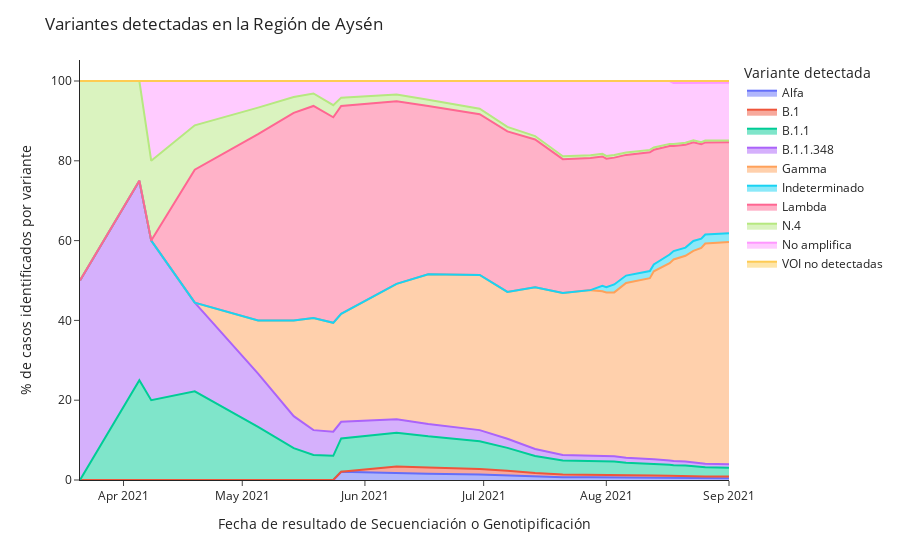

Notebook code for this chart:
### Code cell
px.area(df_variantes_clean.groupby(['fecha_resultado_secuenciacion_genotipificacion', 'variante_linaje']).count()[['n_documento']].reset_index().pivot(
    index='fecha_resultado_secuenciacion_genotipificacion',
    columns='variante_linaje', 
    values=['n_documento']
).fillna(0).cumsum().clean_names().rename(
    columns={
        'alfa':'Alfa',
        'b_1':'B.1',
        'b_1_1':'B.1.1',
        'b_1_1_348':'B.1.1.348',
        'gamma':'Gamma',
        'indeterminado':'Indeterminado',
        'lambda':'Lambda',
        'n_4':'N.4',
        'no_amplifica':'No amplifica',
        'no_se_detectan_mutaciones_para_variantes_de_interes_por_parte_de_este_kit':'VOI no detectadas'
            })['n_documento'],
        labels={'variante_linaje':'Variante detectada'},
        groupnorm='percent'
       ).update_layout(
    title= 'Variantes detectadas en la Región de Aysén',
    yaxis_title='% de casos identificados por variante',
    xaxis_title='Fecha de resultado de Secuenciación o Genotipificación',
    template='simple_white',
    
    
)

### Figure 1 — Plotly figure (JSON) as saved in the notebook; plotly's stock layout.template omitted (floating-point values rounded to 4 significant figures)
{"data": [{"groupnorm": "percent", "hovertemplate": "Variante detectada=Alfa<br>fecha_resultado_secuenciacion_genotipificacion=%{x}<br>value=%{y}<extra></extra>", "legendgroup": "Alfa", "line": {"color": "#636efa"}, "marker": {"symbol": "circle"}, "mode": "lines", "name": "Alfa", "orientation": "v", "showlegend": true, "stackgroup": "1", "type": "scatter", "x": ["2021-03-21T00:00:00", "2021-04-05T00:00:00", "2021-04-08T00:00:00", "2021-04-19T00:00:00", "2021-05-05T00:00:00", "2021-05-14T00:00:00", "2021-05-19T00:00:00", "2021-05-24T00:00:00", "2021-05-26T00:00:00", "2021-06-09T00:00:00", "2021-06-17T00:00:00", "2021-06-30T00:00:00", "2021-07-07T00:00:00", "2021-07-14T00:00:00", "2021-07-21T00:00:00", "2021-07-28T00:00:00", "2021-07-31T00:00:00", "2021-08-01T00:00:00", "2021-08-03T00:00:00", "2021-08-06T00:00:00", "2021-08-12T00:00:00", "2021-08-13T00:00:00", "2021-08-17T00:00:00", "2021-08-18T00:00:00", "2021-08-21T00:00:00", "2021-08-23T00:00:00", "2021-08-25T00:00:00", "2021-08-26T00:00:00", "2021-09-01T00:00:00"], "xaxis": "x", "y": [0, 0, 0, 0, 0, 0, 0, 0, 1, 1, 1, 1, 1, 1, 1, 1, 1, 1, 1, 1, 1, 1, 1, 1, 1, 1, 1, 1, 1], "yaxis": "y"}, {"groupnorm": "percent", "hovertemplate": "Variante detectada=B.1<br>fecha_resultado_secuenciacion_genotipificacion=%{x}<br>value=%{y}<extra></extra>", "legendgroup": "B.1", "line": {"color": "#EF553B"}, "marker": {"symbol": "circle"}, "mode": "lines", "name": "B.1", "orientation": "v", "showlegend": true, "stackgroup": "1", "type": "scatter", "x": ["2021-03-21T00:00:00", "2021-04-05T00:00:00", "2021-04-08T00:00:00", "2021-04-19T00:00:00", "2021-05-05T00:00:00", "2021-05-14T00:00:00", "2021-05-19T00:00:00", "2021-05-24T00:00:00", "2021-05-26T00:00:00", "2021-06-09T00:00:00", "2021-06-17T00:00:00", "2021-06-30T00:00:00", "2021-07-07T00:00:00", "2021-07-14T00:00:00", "2021-07-21T00:00:00", "2021-07-28T00:00:00", "2021-07-31T00:00:00", "2021-08-01T00:00:00", "2021-08-03T00:00:00", "2021-08-06T00:00:00", "2021-08-12T00:00:00", "2021-08-13T00:00:00", "2021-08-17T00:00:00", "2021-08-18T00:00:00", "2021-08-21T00:00:00", "2021-08-23T00:00:00", "2021-08-25T00:00:00", "2021-08-26T00:00:00", "2021-09-01T00:00:00"], "xaxis": "x", "y": [0, 0, 0, 0, 0, 0, 0, 0, 0, 1, 1, 1, 1, 1, 1, 1, 1, 1, 1, 1, 1, 1, 1, 1, 1, 1, 1, 1, 1], "yaxis": "y"}, {"groupnorm": "percent", "hovertemplate": "Variante detectada=B.1.1<br>fecha_resultado_secuenciacion_genotipificacion=%{x}<br>value=%{y}<extra></extra>", "legendgroup": "B.1.1", "line": {"color": "#00cc96"}, "marker": {"symbol": "circle"}, "mode": "lines", "name": "B.1.1", "orientation": "v", "showlegend": true, "stackgroup": "1", "type": "scatter", "x": ["2021-03-21T00:00:00", "2021-04-05T00:00:00", "2021-04-08T00:00:00", "2021-04-19T00:00:00", "2021-05-05T00:00:00", "2021-05-14T00:00:00", "2021-05-19T00:00:00", "2021-05-24T00:00:00", "2021-05-26T00:00:00", "2021-06-09T00:00:00", "2021-06-17T00:00:00", "2021-06-30T00:00:00", "2021-07-07T00:00:00", "2021-07-14T00:00:00", "2021-07-21T00:00:00", "2021-07-28T00:00:00", "2021-07-31T00:00:00", "2021-08-01T00:00:00", "2021-08-03T00:00:00", "2021-08-06T00:00:00", "2021-08-12T00:00:00", "2021-08-13T00:00:00", "2021-08-17T00:00:00", "2021-08-18T00:00:00", "2021-08-21T00:00:00", "2021-08-23T00:00:00", "2021-08-25T00:00:00", "2021-08-26T00:00:00", "2021-09-01T00:00:00"], "xaxis": "x", "y": [0, 1, 1, 2, 2, 2, 2, 2, 4, 5, 5, 5, 5, 5, 5, 5, 5, 5, 5, 5, 5, 5, 5, 5, 5, 5, 5, 5, 5], "yaxis": "y"}, {"groupnorm": "percent", "hovertemplate": "Variante detectada=B.1.1.348<br>fecha_resultado_secuenciacion_genotipificacion=%{x}<br>value=%{y}<extra></extra>", "legendgroup": "B.1.1.348", "line": {"color": "#ab63fa"}, "marker": {"symbol": "circle"}, "mode": "lines", "name": "B.1.1.348", "orientation": "v", "showlegend": true, "stackgroup": "1", "type": "scatter", "x": ["2021-03-21T00:00:00", "2021-04-05T00:00:00", "2021-04-08T00:00:00", "2021-04-19T00:00:00", "2021-05-05T00:00:00", "2021-05-14T00:00:00", "2021-05-19T00:00:00", "2021-05-24T00:00:00", "2021-05-26T00:00:00", "2021-06-09T00:00:00", "2021-06-17T00:00:00", "2021-06-30T00:00:00", "2021-07-07T00:00:00", "2021-07-14T00:00:00", "2021-07-21T00:00:00", "2021-07-28T00:00:00", "2021-07-31T00:00:00", "2021-08-01T00:00:00", "2021-08-03T00:00:00", "2021-08-06T00:00:00", "2021-08-12T00:00:00", "2021-08-13T00:00:00", "2021-08-17T00:00:00", "2021-08-18T00:00:00", "2021-08-21T00:00:00", "2021-08-23T00:00:00", "2021-08-25T00:00:00", "2021-08-26T00:00:00", "2021-09-01T00:00:00"], "xaxis": "x", "y": [1, 2, 2, 2, 2, 2, 2, 2, 2, 2, 2, 2, 2, 2, 2, 2, 2, 2, 2, 2, 2, 2, 2, 2, 2, 2, 2, 2, 2], "yaxis": "y"}, {"groupnorm": "percent", "hovertemplate": "Variante detectada=Gamma<br>fecha_resultado_secuenciacion_genotipificacion=%{x}<br>value=%{y}<extra></extra>", "legendgroup": "Gamma", "line": {"color": "#FFA15A"}, "marker": {"symbol": "circle"}, "mode": "lines", "name": "Gamma", "orientation": "v", "showlegend": true, "stackgroup": "1", "type": "scatter", "x": ["2021-03-21T00:00:00", "2021-04-05T00:00:00", "2021-04-08T00:00:00", "2021-04-19T00:00:00", "2021-05-05T00:00:00", "2021-05-14T00:00:00", "2021-05-19T00:00:00", "2021-05-24T00:00:00", "2021-05-26T00:00:00", "2021-06-09T00:00:00", "2021-06-17T00:00:00", "2021-06-30T00:00:00", "2021-07-07T00:00:00", "2021-07-14T00:00:00", "2021-07-21T00:00:00", "2021-07-28T00:00:00", "2021-07-31T00:00:00", "2021-08-01T00:00:00", "2021-08-03T00:00:00", "2021-08-06T00:00:00", "2021-08-12T00:00:00", "2021-08-13T00:00:00", "2021-08-17T00:00:00", "2021-08-18T00:00:00", "2021-08-21T00:00:00", "2021-08-23T00:00:00", "2021-08-25T00:00:00", "2021-08-26T00:00:00", "2021-09-01T00:00:00"], "xaxis": "x", "y": [0, 0, 0, 0, 2, 6, 9, 9, 13, 20, 24, 28, 32, 47, 58, 60, 61, 61, 62, 71, 76, 82, 91, 96, 100, 107, 116, 122, 127], "yaxis": "y"}, {"groupnorm": "percent", "hovertemplate": "Variante detectada=Indeterminado<br>fecha_resultado_secuenciacion_genotipificacion=%{x}<br>value=%{y}<extra></extra>", "legendgroup": "Indeterminado", "line": {"color": "#19d3f3"}, "marker": {"symbol": "circle"}, "mode": "lines", "name": "Indeterminado", "orientation": "v", "showlegend": true, "stackgroup": "1", "type": "scatter", "x": ["2021-03-21T00:00:00", "2021-04-05T00:00:00", "2021-04-08T00:00:00", "2021-04-19T00:00:00", "2021-05-05T00:00:00", "2021-05-14T00:00:00", "2021-05-19T00:00:00", "2021-05-24T00:00:00", "2021-05-26T00:00:00", "2021-06-09T00:00:00", "2021-06-17T00:00:00", "2021-06-30T00:00:00", "2021-07-07T00:00:00", "2021-07-14T00:00:00", "2021-07-21T00:00:00", "2021-07-28T00:00:00", "2021-07-31T00:00:00", "2021-08-01T00:00:00", "2021-08-03T00:00:00", "2021-08-06T00:00:00", "2021-08-12T00:00:00", "2021-08-13T00:00:00", "2021-08-17T00:00:00", "2021-08-18T00:00:00", "2021-08-21T00:00:00", "2021-08-23T00:00:00", "2021-08-25T00:00:00", "2021-08-26T00:00:00", "2021-09-01T00:00:00"], "xaxis": "x", "y": [0, 0, 0, 0, 0, 0, 0, 0, 0, 0, 0, 0, 0, 0, 0, 0, 2, 2, 3, 3, 3, 3, 4, 4, 4, 5, 5, 5, 5], "yaxis": "y"}, {"groupnorm": "percent", "hovertemplate": "Variante detectada=Lambda<br>fecha_resultado_secuenciacion_genotipificacion=%{x}<br>value=%{y}<extra></extra>", "legendgroup": "Lambda", "line": {"color": "#FF6692"}, "marker": {"symbol": "circle"}, "mode": "lines", "name": "Lambda", "orientation": "v", "showlegend": true, "stackgroup": "1", "type": "scatter", "x": ["2021-03-21T00:00:00", "2021-04-05T00:00:00", "2021-04-08T00:00:00", "2021-04-19T00:00:00", "2021-05-05T00:00:00", "2021-05-14T00:00:00", "2021-05-19T00:00:00", "2021-05-24T00:00:00", "2021-05-26T00:00:00", "2021-06-09T00:00:00", "2021-06-17T00:00:00", "2021-06-30T00:00:00", "2021-07-07T00:00:00", "2021-07-14T00:00:00", "2021-07-21T00:00:00", "2021-07-28T00:00:00", "2021-07-31T00:00:00", "2021-08-01T00:00:00", "2021-08-03T00:00:00", "2021-08-06T00:00:00", "2021-08-12T00:00:00", "2021-08-13T00:00:00", "2021-08-17T00:00:00", "2021-08-18T00:00:00", "2021-08-21T00:00:00", "2021-08-23T00:00:00", "2021-08-25T00:00:00", "2021-08-26T00:00:00", "2021-09-01T00:00:00"], "xaxis": "x", "y": [0, 0, 0, 3, 7, 13, 17, 17, 25, 27, 27, 29, 35, 43, 48, 48, 48, 48, 48, 49, 50, 50, 50, 50, 50, 50, 51, 51, 52], "yaxis": "y"}, {"groupnorm": "percent", "hovertemplate": "Variante detectada=N.4<br>fecha_resultado_secuenciacion_genotipificacion=%{x}<br>value=%{y}<extra></extra>", "legendgroup": "N.4", "line": {"color": "#B6E880"}, "marker": {"symbol": "circle"}, "mode": "lines", "name": "N.4", "orientation": "v", "showlegend": true, "stackgroup": "1", "type": "scatter", "x": ["2021-03-21T00:00:00", "2021-04-05T00:00:00", "2021-04-08T00:00:00", "2021-04-19T00:00:00", "2021-05-05T00:00:00", "2021-05-14T00:00:00", "2021-05-19T00:00:00", "2021-05-24T00:00:00", "2021-05-26T00:00:00", "2021-06-09T00:00:00", "2021-06-17T00:00:00", "2021-06-30T00:00:00", "2021-07-07T00:00:00", "2021-07-14T00:00:00", "2021-07-21T00:00:00", "2021-07-28T00:00:00", "2021-07-31T00:00:00", "2021-08-01T00:00:00", "2021-08-03T00:00:00", "2021-08-06T00:00:00", "2021-08-12T00:00:00", "2021-08-13T00:00:00", "2021-08-17T00:00:00", "2021-08-18T00:00:00", "2021-08-21T00:00:00", "2021-08-23T00:00:00", "2021-08-25T00:00:00", "2021-08-26T00:00:00", "2021-09-01T00:00:00"], "xaxis": "x", "y": [1, 1, 1, 1, 1, 1, 1, 1, 1, 1, 1, 1, 1, 1, 1, 1, 1, 1, 1, 1, 1, 1, 1, 1, 1, 1, 1, 1, 1], "yaxis": "y"}, {"groupnorm": "percent", "hovertemplate": "Variante detectada=No amplifica<br>fecha_resultado_secuenciacion_genotipificacion=%{x}<br>value=%{y}<extra></extra>", "legendgroup": "No amplifica", "line": {"color": "#FF97FF"}, "marker": {"symbol": "circle"}, "mode": "lines", "name": "No amplifica", "orientation": "v", "showlegend": true, "stackgroup": "1", "type": "scatter", "x": ["2021-03-21T00:00:00", "2021-04-05T00:00:00", "2021-04-08T00:00:00", "2021-04-19T00:00:00", "2021-05-05T00:00:00", "2021-05-14T00:00:00", "2021-05-19T00:00:00", "2021-05-24T00:00:00", "2021-05-26T00:00:00", "2021-06-09T00:00:00", "2021-06-17T00:00:00", "2021-06-30T00:00:00", "2021-07-07T00:00:00", "2021-07-14T00:00:00", "2021-07-21T00:00:00", "2021-07-28T00:00:00", "2021-07-31T00:00:00", "2021-08-01T00:00:00", "2021-08-03T00:00:00", "2021-08-06T00:00:00", "2021-08-12T00:00:00", "2021-08-13T00:00:00", "2021-08-17T00:00:00", "2021-08-18T00:00:00", "2021-08-21T00:00:00", "2021-08-23T00:00:00", "2021-08-25T00:00:00", "2021-08-26T00:00:00", "2021-09-01T00:00:00"], "xaxis": "x", "y": [0, 0, 1, 1, 1, 1, 1, 2, 2, 2, 3, 5, 10, 16, 27, 27, 27, 28, 28, 29, 29, 29, 29, 29, 29, 29, 32, 32, 33], "yaxis": "y"}, {"groupnorm": "percent", "hovertemplate": "Variante detectada=VOI no detectadas<br>fecha_resultado_secuenciacion_genotipificacion=%{x}<br>value=%{y}<extra></extra>", "legendgroup": "VOI no detectadas", "line": {"color": "#FECB52"}, "marker": {"symbol": "circle"}, "mode": "lines", "name": "VOI no detectadas", "orientation": "v", "showlegend": true, "stackgroup": "1", "type": "scatter", "x": ["2021-03-21T00:00:00", "2021-04-05T00:00:00", "2021-04-08T00:00:00", "2021-04-19T00:00:00", "2021-05-05T00:00:00", "2021-05-14T00:00:00", "2021-05-19T00:00:00", "2021-05-24T00:00:00", "2021-05-26T00:00:00", "2021-06-09T00:00:00", "2021-06-17T00:00:00", "2021-06-30T00:00:00", "2021-07-07T00:00:00", "2021-07-14T00:00:00", "2021-07-21T00:00:00", "2021-07-28T00:00:00", "2021-07-31T00:00:00", "2021-08-01T00:00:00", "2021-08-03T00:00:00", "2021-08-06T00:00:00", "2021-08-12T00:00:00", "2021-08-13T00:00:00", "2021-08-17T00:00:00", "2021-08-18T00:00:00", "2021-08-21T00:00:00", "2021-08-23T00:00:00", "2021-08-25T00:00:00", "2021-08-26T00:00:00", "2021-09-01T00:00:00"], "xaxis": "x", "y": [0, 0, 0, 0, 0, 0, 0, 0, 0, 0, 0, 0, 0, 0, 0, 0, 0, 0, 0, 0, 0, 0, 0, 1, 1, 1, 1, 1, 1], "yaxis": "y"}], "layout": {"legend": {"title": {"text": "Variante detectada"}, "tracegroupgap": 0}, "margin": {"t": 60}, "title": {"text": "Variantes detectadas en la Región de Aysén"}, "xaxis": {"anchor": "y", "domain": [0, 1], "title": {"text": "Fecha de resultado de Secuenciación o Genotipificación"}}, "yaxis": {"anchor": "x", "domain": [0, 1], "title": {"text": "% de casos identificados por variante"}}}}
